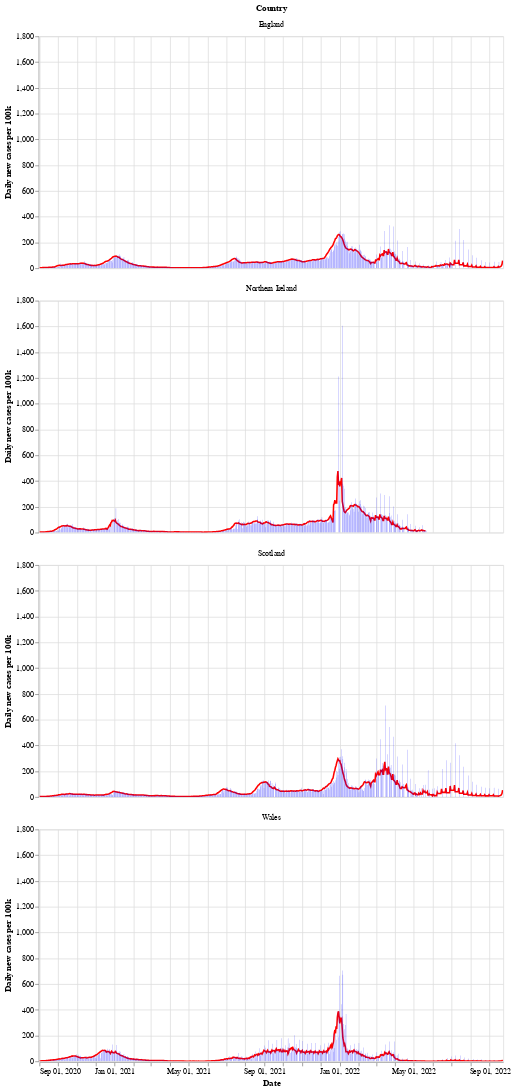

Notebook source saved alongside this figure:
### Markdown cell above
Next is a bar chart of the number of new cases in each country (per 100k population), with the 7 day moving average of cases. Again we see that Wales saw a longer period of raising and falling cases compared to the other countries.

After a period of cases falling, each nation is now seeing a rise in the number of cases - especially in Wales.

### Code cell
# collapse
bars = alt.Chart(uk_cases).mark_bar().encode(
    x=alt.X("yearmonthdate(date):T", axis=alt.Axis(title='Date')),
    y=alt.Y("newCasesRate:Q", axis=alt.Axis(title='Daily new cases per 100k')),
    tooltip='newCasesRate',
    color=alt.condition(
        alt.datum.dailyChange > 0,
        alt.value("orange"),  # The positive color
        alt.value("blue")  # The negative color
    )
).properties(title='New cases per 100k population with rolling 7 day average', width=600).interactive()
line = alt.Chart(uk_cases).mark_line(
    color='red',
    size=2,
).transform_window(
    rolling_mean='mean(newCasesRate)',
    frame=[0, 7],
    groupby=['areaName']
).encode(
    x='yearmonthdate(date):T',
    y='rolling_mean:Q'
)
alt.layer(line, bars, data=uk_cases).facet(alt.Row('areaName', title='Country'), columns=1)

### Figure 1 — Vega-Lite specification as saved in the notebook (floating-point values rounded to 4 significant figures; data arrays with more than 128 entries replaced by an {"elided": "..."} marker saying what was removed)
{"config": {"view": {"continuousWidth": 400, "continuousHeight": 300}}, "data": {"name": "data-ba59d9dc450ff3c1d36c3f3ede6c53da"}, "facet": {"type": "nominal", "field": "areaName", "title": "Country"}, "spec": {"layer": [{"mark": {"type": "line", "color": "red", "size": 2}, "encoding": {"x": {"type": "temporal", "field": "date", "timeUnit": "yearmonthdate"}, "y": {"type": "quantitative", "field": "rolling_mean"}}, "transform": [{"window": [{"op": "mean", "field": "newCasesRate", "as": "rolling_mean"}], "frame": [0, 7], "groupby": ["areaName"]}]}, {"mark": "bar", "encoding": {"color": {"condition": {"value": "orange", "test": "(datum.dailyChange > 0)"}, "value": "blue"}, "tooltip": {"type": "quantitative", "field": "newCasesRate"}, "x": {"type": "temporal", "axis": {"title": "Date"}, "field": "date", "timeUnit": "yearmonthdate"}, "y": {"type": "quantitative", "axis": {"title": "Daily new cases per 100k"}, "field": "newCasesRate"}}, "selection": {"selector002": {"type": "interval", "bind": "scales", "encodings": ["x", "y"]}}, "title": "New cases per 100k population with rolling 7 day average", "width": 600}]}, "columns": 1, "$schema": "https://vega.github.io/schema/vega-lite/v4.8.1.json", "datasets": {"data-ba59d9dc450ff3c1d36c3f3ede6c53da": {"elided": "2883 records"}}}
